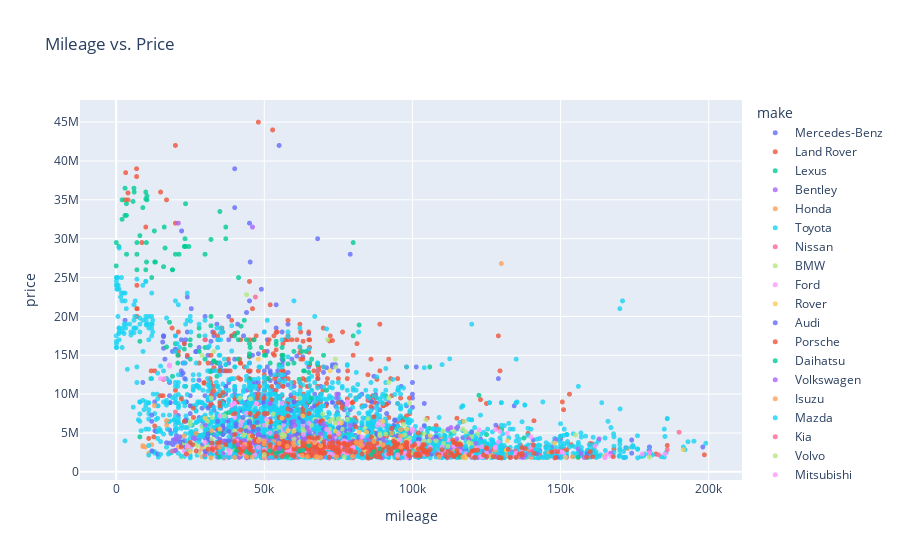

The notebook cell this image was saved under:
### Markdown cell above
##### 3. Price vs. mileage scatter plot

### Code cell
df = pd.read_sql_query("SELECT * FROM listings WHERE mileage < 200000;", DATABASE_URL)
print('Correlation: ', df.mileage.corr(df.price))

fig = px.scatter(df, 
                 x='mileage', 
                 y='price', 
                 color='make', 
                 opacity=0.8, 
                 hover_data=['model'], 
                 title='Mileage vs. Price')
fig.update_traces(marker_size=5)
fig.show()

### Figure 1 — Plotly figure (JSON) as saved in the notebook; plotly's stock layout.template omitted (floating-point values rounded to 4 significant figures; data arrays with more than 128 entries replaced by an {"elided": "..."} marker saying what was removed)
{"data": [{"customdata": {"elided": "674x1 str values"}, "hovertemplate": "make=Mercedes-Benz<br>mileage=%{x}<br>price=%{y}<br>model=%{customdata[0]}<extra></extra>", "legendgroup": "Mercedes-Benz", "marker": {"color": "#636efa", "opacity": 0.8, "size": 5, "symbol": "circle"}, "mode": "markers", "name": "Mercedes-Benz", "showlegend": true, "type": "scattergl", "x": {"elided": "674 int values"}, "xaxis": "x", "y": {"elided": "674 int values"}, "yaxis": "y"}, {"customdata": {"elided": "325x1 str values"}, "hovertemplate": "make=Land Rover<br>mileage=%{x}<br>price=%{y}<br>model=%{customdata[0]}<extra></extra>", "legendgroup": "Land Rover", "marker": {"color": "#EF553B", "opacity": 0.8, "size": 5, "symbol": "circle"}, "mode": "markers", "name": "Land Rover", "showlegend": true, "type": "scattergl", "x": {"elided": "325 int values"}, "xaxis": "x", "y": {"elided": "325 int values"}, "yaxis": "y"}, {"customdata": {"elided": "244x1 str values"}, "hovertemplate": "make=Lexus<br>mileage=%{x}<br>price=%{y}<br>model=%{customdata[0]}<extra></extra>", "legendgroup": "Lexus", "marker": {"color": "#00cc96", "opacity": 0.8, "size": 5, "symbol": "circle"}, "mode": "markers", "name": "Lexus", "showlegend": true, "type": "scattergl", "x": {"elided": "244 int values"}, "xaxis": "x", "y": {"elided": "244 int values"}, "yaxis": "y"}, {"customdata": [["Bentayga"], ["Bentayga"]], "hovertemplate": "make=Bentley<br>mileage=%{x}<br>price=%{y}<br>model=%{customdata[0]}<extra></extra>", "legendgroup": "Bentley", "marker": {"color": "#ab63fa", "opacity": 0.8, "size": 5, "symbol": "circle"}, "mode": "markers", "name": "Bentley", "showlegend": true, "type": "scattergl", "x": [21000, 46000], "xaxis": "x", "y": [32000000, 31500000], "yaxis": "y"}, {"customdata": {"elided": "164x1 str values"}, "hovertemplate": "make=Honda<br>mileage=%{x}<br>price=%{y}<br>model=%{customdata[0]}<extra></extra>", "legendgroup": "Honda", "marker": {"color": "#FFA15A", "opacity": 0.8, "size": 5, "symbol": "circle"}, "mode": "markers", "name": "Honda", "showlegend": true, "type": "scattergl", "x": {"elided": "164 int values"}, "xaxis": "x", "y": {"elided": "164 int values"}, "yaxis": "y"}, {"customdata": {"elided": "2187x1 str values"}, "hovertemplate": "make=Toyota<br>mileage=%{x}<br>price=%{y}<br>model=%{customdata[0]}<extra></extra>", "legendgroup": "Toyota", "marker": {"color": "#19d3f3", "opacity": 0.8, "size": 5, "symbol": "circle"}, "mode": "markers", "name": "Toyota", "showlegend": true, "type": "scattergl", "x": {"elided": "2187 int values"}, "xaxis": "x", "y": {"elided": "2187 int values"}, "yaxis": "y"}, {"customdata": {"elided": "141x1 str values"}, "hovertemplate": "make=Nissan<br>mileage=%{x}<br>price=%{y}<br>model=%{customdata[0]}<extra></extra>", "legendgroup": "Nissan", "marker": {"color": "#FF6692", "opacity": 0.8, "size": 5, "symbol": "circle"}, "mode": "markers", "name": "Nissan", "showlegend": true, "type": "scattergl", "x": {"elided": "141 int values"}, "xaxis": "x", "y": {"elided": "141 int values"}, "yaxis": "y"}, {"customdata": {"elided": "194x1 str values"}, "hovertemplate": "make=BMW<br>mileage=%{x}<br>price=%{y}<br>model=%{customdata[0]}<extra></extra>", "legendgroup": "BMW", "marker": {"color": "#B6E880", "opacity": 0.8, "size": 5, "symbol": "circle"}, "mode": "markers", "name": "BMW", "showlegend": true, "type": "scattergl", "x": {"elided": "194 int values"}, "xaxis": "x", "y": {"elided": "194 int values"}, "yaxis": "y"}, {"customdata": [["Ranger"], ["Ranger"], ["Ranger"], ["Ranger"], ["Ranger"], ["Ranger"], ["Ranger"], ["Ranger"], ["Ranger"], ["Everest"], ["Ranger"], ["Ranger"], ["Ranger"], ["Ranger"], ["Everest"], ["Ranger"], ["Ranger"], ["Ranger"], ["Everest"], ["Ranger"], ["Ranger"], ["Ranger"], ["Ranger"], ["Ranger"], ["Ranger"], ["Ranger"], ["Everest"], ["Ranger"], ["Ranger"], ["Ranger"], ["Everest"], ["Ranger"], ["Ranger"], ["Ranger"], ["Ranger"], ["Ranger"], ["Ranger"], ["Ranger"], ["Ranger"], ["Ranger"], ["Ranger"], ["Ranger"], ["Ranger"], ["Ranger"], ["Ranger"], ["Ranger"], ["Ranger"], ["Ranger"], ["Ranger"], ["Ranger"], ["Ranger"], ["Ranger"], ["Ranger"], ["Ranger"], ["Ranger"], ["Fusion"], ["Escape"], ["Ranger"], ["Ranger"], ["Ranger"], ["Ranger"], ["Ranger"], ["Ranger"], ["Ranger"], ["Ecosport"], ["Ranger"], ["Ranger"], ["Kuga"], ["Ranger"], ["Ranger"]], "hovertemplate": "make=Ford<br>mileage=%{x}<br>price=%{y}<br>model=%{customdata[0]}<extra></extra>", "legendgroup": "Ford", "marker": {"color": "#FF97FF", "opacity": 0.8, "size": 5, "symbol": "circle"}, "mode": "markers", "name": "Ford", "showlegend": true, "type": "scattergl", "x": [18000, 18000, 78016, 56000, 39900, 47344, 78000, 39000, 16230, 15000, 39900, 47344, 78000, 78016, 44000, 40000, 68000, 42533, 89000, 68090, 68000, 75277, 65000, 42000, 49931, 56560, 63000, 60000, 45000, 65000, 56325, 122500, 58000, 56401, 40000, 41793, 129513, 132000, 45000, 69000, 73759, 140000, 89211, 95605, 50000, 56000, 47800, 107119, 95888, 112000, 103754, 129000, 78000, 103500, 50000, 56000, 25000, 132000, 119852, 102000, 93000, 136784, 110000, 166205, 151000, 177572, 130000, 108000, 140000, 112486], "xaxis": "x", "y": [13600000, 13750000, 8999999, 8800000, 8799000, 8799000, 8700000, 8600000, 12000000, 11990000, 8799000, 8799000, 8700000, 8999999, 7550000, 7000000, 6550000, 6500000, 6500000, 6499999, 6400000, 6300000, 6300000, 6000000, 5999999, 5999999, 5999999, 5850000, 5700000, 5500000, 5500000, 5400000, 5400000, 5250000, 5250000, 5200000, 5200000, 4950000, 4800000, 4500000, 4499999, 4499999, 4450000, 4350000, 4300000, 4200000, 4200000, 4199000, 4100000, 4100000, 3900000, 3850000, 3800000, 3700000, 3400000, 3200000, 3200000, 2900000, 2900000, 2850000, 2790000, 2600000, 2600000, 2355000, 2300000, 2300000, 2200000, 2150000, 2030000, 1950000], "yaxis": "y"}, {"customdata": [["216"], ["2600"]], "hovertemplate": "make=Rover<br>mileage=%{x}<br>price=%{y}<br>model=%{customdata[0]}<extra></extra>", "legendgroup": "Rover", "marker": {"color": "#FECB52", "opacity": 0.8, "size": 5, "symbol": "circle"}, "mode": "markers", "name": "Rover", "showlegend": true, "type": "scattergl", "x": [72183, 48000], "xaxis": "x", "y": [13000000, 14500000], "yaxis": "y"}, {"customdata": {"elided": "223x1 str values"}, "hovertemplate": "make=Audi<br>mileage=%{x}<br>price=%{y}<br>model=%{customdata[0]}<extra></extra>", "legendgroup": "Audi", "marker": {"color": "#636efa", "opacity": 0.8, "size": 5, "symbol": "circle"}, "mode": "markers", "name": "Audi", "showlegend": true, "type": "scattergl", "x": {"elided": "223 int values"}, "xaxis": "x", "y": {"elided": "223 int values"}, "yaxis": "y"}, {"customdata": [["Cayenne"], ["Cayenne"], ["Cayenne"], ["Cayenne"], ["Cayenne"], ["Cayenne"], ["Cayenne"], ["Panamera E-Hybrid"], ["Cayenne"], ["Cayenne"], ["Cayenne"], ["Cayenne"], ["Cayenne"], ["Cayenne"], ["Cayenne"], ["Cayenne"], ["Cayenne"], ["Cayenne"], ["Cayenne"], ["Cayenne"], ["Cayenne"], ["Cayenne"], ["Cayenne"], ["Cayenne"], ["Cayenne"], ["Cayenne"], ["Macan"], ["Cayenne"], ["Macan"], ["Macan"], ["Cayenne"], ["Cayenne"], ["Cayenne"], ["Cayenne"], ["Cayenne"], ["Cayenne"], ["Cayenne"], ["Macan"], ["Macan"], ["Macan"], ["Macan"], ["Macan"], ["Macan"], ["Macan"], ["Macan"], ["Cayenne"], ["Macan"], ["Macan"], ["Macan"], ["Cayenne"], ["Cayenne"]], "hovertemplate": "make=Porsche<br>mileage=%{x}<br>price=%{y}<br>model=%{customdata[0]}<extra></extra>", "legendgroup": "Porsche", "marker": {"color": "#EF553B", "opacity": 0.8, "size": 5, "symbol": "circle"}, "mode": "markers", "name": "Porsche", "showlegend": true, "type": "scattergl", "x": [92000, 35000, 52520, 36000, 15827, 52543, 79668, 71312, 56315, 48000, 15000, 35000, 47632, 22000, 79668, 35000, 76290, 35000, 75000, 76190, 63000, 45231, 40000, 51000, 65000, 50000, 63000, 47896, 63200, 58000, 47000, 87000, 26102, 55000, 56300, 25982, 58000, 69617, 96652, 52000, 23000, 52167, 69000, 80931, 46352, 93000, 42000, 102000, 56000, 42000, 129000], "xaxis": "x", "y": [14500000, 13000000, 11000000, 10200000, 9800000, 9300000, 8900000, 12000000, 11000000, 9999999, 9800000, 9800000, 9500000, 9400000, 8900000, 8900000, 8500000, 8500000, 8900000, 8200000, 8000000, 7500000, 7500000, 7500000, 7500000, 7500000, 7500000, 7500000, 7300000, 7200000, 7150000, 7099999, 7000000, 6999999, 6900000, 8200000, 8100000, 6600000, 6500000, 6500000, 6500000, 6400000, 6400000, 5800000, 5800000, 5600000, 5400007, 5000000, 4350000, 3800000, 1850000], "yaxis": "y"}, {"customdata": [["Cast"]], "hovertemplate": "make=Daihatsu<br>mileage=%{x}<br>price=%{y}<br>model=%{customdata[0]}<extra></extra>", "legendgroup": "Daihatsu", "marker": {"color": "#00cc96", "opacity": 0.8, "size": 5, "symbol": "circle"}, "mode": "markers", "name": "Daihatsu", "showlegend": true, "type": "scattergl", "x": [65821], "xaxis": "x", "y": [9500000], "yaxis": "y"}, {"customdata": {"elided": "200x1 str values"}, "hovertemplate": "make=Volkswagen<br>mileage=%{x}<br>price=%{y}<br>model=%{customdata[0]}<extra></extra>", "legendgroup": "Volkswagen", "marker": {"color": "#ab63fa", "opacity": 0.8, "size": 5, "symbol": "circle"}, "mode": "markers", "name": "Volkswagen", "showlegend": true, "type": "scattergl", "x": {"elided": "200 int values"}, "xaxis": "x", "y": {"elided": "200 int values"}, "yaxis": "y"}, {"customdata": [["D-MAX"], ["D-MAX"], ["D-MAX"], ["D-MAX"], ["MU-X"], ["D-MAX"], ["D-MAX"], ["D-MAX"], ["D-MAX"], ["MU-X"], ["D-MAX"], ["D-MAX"], ["D-MAX"], ["D-MAX"], ["D-MAX"], ["D-MAX"], ["D-MAX"], ["D-MAX"], ["D-MAX"], ["D-MAX"], ["D-MAX"], ["D-MAX"], ["D-MAX"], ["D-MAX"], ["D-MAX"], ["D-MAX"], ["D-MAX"], ["D-MAX"], ["D-MAX"], ["D-MAX"], ["D-MAX"], ["D-MAX"], ["D-MAX"], ["D-MAX"], ["D-MAX"], ["D-MAX"], ["D-MAX"], ["D-MAX"], ["D-MAX"], ["D-MAX"], ["D-MAX"], ["D-MAX"], ["D-MAX"], ["D-MAX"], ["D-MAX"], ["D-MAX"]], "hovertemplate": "make=Isuzu<br>mileage=%{x}<br>price=%{y}<br>model=%{customdata[0]}<extra></extra>", "legendgroup": "Isuzu", "marker": {"color": "#FFA15A", "opacity": 0.8, "size": 5, "symbol": "circle"}, "mode": "markers", "name": "Isuzu", "showlegend": true, "type": "scattergl", "x": [12900, 17000, 17050, 96000, 32323, 93000, 27000, 75082, 72000, 23000, 96000, 53049, 114000, 140000, 9000, 107625, 85742, 9000, 24000, 9800, 98123, 139000, 121000, 89850, 83515, 89000, 111000, 128000, 89000, 68000, 43207, 60000, 146000, 77309, 112000, 42000, 112309, 96088, 126950, 132000, 123808, 135370, 130000, 154000, 145287, 140000], "xaxis": "x", "y": [8530000, 6600000, 5999999, 5449999, 5300000, 4950000, 4950000, 4800000, 4800000, 4600000, 4599990, 3900000, 3850000, 3500000, 3370000, 3200000, 3200000, 3249000, 3150000, 3200000, 2980000, 2980000, 2980000, 2900000, 2900000, 2900000, 2790000, 2780000, 2700000, 2600000, 2550000, 2450000, 2450000, 2419000, 2380000, 2290000, 2199000, 2190000, 2150000, 2150000, 1999000, 1980000, 1950000, 1950000, 1850000, 1850000], "yaxis": "y"}, {"customdata": {"elided": "432x1 str values"}, "hovertemplate": "make=Mazda<br>mileage=%{x}<br>price=%{y}<br>model=%{customdata[0]}<extra></extra>", "legendgroup": "Mazda", "marker": {"color": "#19d3f3", "opacity": 0.8, "size": 5, "symbol": "circle"}, "mode": "markers", "name": "Mazda", "showlegend": true, "type": "scattergl", "x": {"elided": "432 int values"}, "xaxis": "x", "y": {"elided": "432 int values"}, "yaxis": "y"}, {"customdata": [["Sorento"]], "hovertemplate": "make=Kia<br>mileage=%{x}<br>price=%{y}<br>model=%{customdata[0]}<extra></extra>", "legendgroup": "Kia", "marker": {"color": "#FF6692", "opacity": 0.8, "size": 5, "symbol": "circle"}, "mode": "markers", "name": "Kia", "showlegend": true, "type": "scattergl", "x": [20000], "xaxis": "x", "y": [7699000], "yaxis": "y"}, {"customdata": [["XC90"], ["XC90"], ["XC90"], ["XC90"], ["XC60"], ["XC90"], ["XC60"], ["XC60"], ["XC60"], ["XC60"], ["XC60"], ["XC60"], ["XC60"], ["XC60"], ["XC60"], ["XC60"], ["XC40"], ["XC60"], ["XC60"], ["XC60"], ["V60"], ["XC60"], ["XC60"], ["XC60"], ["XC60"], ["XC60"], ["XC60"], ["XC60"], ["XC40"], ["XC40"], ["XC60"], ["XC60"], ["XC40"], ["XC40"], ["XC60"], ["XC60"], ["XC60"], ["XC60"], ["S80"], ["V60"], ["V40"], ["V40"], ["V40"], ["V40"], ["V60"], ["V40"], ["V70"], ["V40"], ["S80"], ["V40"], ["V40"], ["V40"], ["V40"]], "hovertemplate": "make=Volvo<br>mileage=%{x}<br>price=%{y}<br>model=%{customdata[0]}<extra></extra>", "legendgroup": "Volvo", "marker": {"color": "#B6E880", "opacity": 0.8, "size": 5, "symbol": "circle"}, "mode": "markers", "name": "Volvo", "showlegend": true, "type": "scattergl", "x": [53000, 75000, 51000, 97000, 63000, 76300, 40000, 63245, 114000, 118000, 89000, 56000, 56897, 89000, 45632, 56000, 87000, 99000, 69000, 48220, 60000, 45000, 105700, 108000, 104000, 65708, 68000, 62000, 116000, 119000, 89000, 101896, 114000, 110484, 98000, 89647, 80000, 112000, 56321, 70000, 87000, 100000, 65000, 98562, 65096, 63000, 67000, 50000, 118000, 77000, 58000, 180000, 67000], "xaxis": "x", "y": [7450000, 6850000, 6550000, 6099999, 5500000, 5495000, 5300000, 5200000, 5200000, 5150000, 4890000, 4800000, 4700000, 4650000, 4600000, 4450000, 4350000, 4295000, 4200000, 4200000, 4200000, 4200000, 4000000, 4000000, 3950000, 3950000, 3900000, 3850000, 3790000, 3785000, 3750000, 3700000, 3650000, 3650000, 3550000, 3500000, 3500000, 3299999, 2900000, 2700000, 2600000, 2400000, 2300000, 2200000, 2050000, 2049999, 2000000, 1990000, 1900000, 1900000, 1900000, 1899999, 1890000], "yaxis": "y"}, {"customdata": {"elided": "191x1 str values"}, "hovertemplate": "make=Mitsubishi<br>mileage=%{x}<br>price=%{y}<br>model=%{customdata[0]}<extra></extra>", "legendgroup": "Mitsubishi", "marker": {"color": "#FF97FF", "opacity": 0.8, "size": 5, "symbol": "circle"}, "mode": "markers", "name": "Mitsubishi", "showlegend": true, "type": "scattergl", "x": {"elided": "191 int values"}, "xaxis": "x", "y": {"elided": "191 int values"}, "yaxis": "y"}, {"customdata": [["Wrangler"], ["Wrangler"], ["Wrangler"], ["Wrangler"], ["Wrangler"], ["Wrangler"], ["Cherokee"], ["Cherokee"], ["Wrangler"], ["Grand Cherokee"], ["Grand Cherokee"], ["Grand Cherokee"], ["Wrangler"], ["Cherokee"], ["Cherokee"], ["Grand Cherokee"], ["Grand Cherokee"], ["Wrangler"], ["Compass"], ["Compass"], ["Grand Cherokee"], ["Compass"], ["Cherokee"], ["Cherokee"], ["Cherokee"], ["Cherokee"], ["Renegade"], ["Renegade"], ["Compass"], ["Cherokee"], ["Renegade"], ["Renegade"]], "hovertemplate": "make=Jeep<br>mileage=%{x}<br>price=%{y}<br>model=%{customdata[0]}<extra></extra>", "legendgroup": "Jeep", "marker": {"color": "#FECB52", "opacity": 0.8, "size": 5, "symbol": "circle"}, "mode": "markers", "name": "Jeep", "showlegend": true, "type": "scattergl", "x": [63000, 56000, 30000, 90000, 76000, 35000, 98000, 58000, 60000, 74000, 84523, 82000, 45000, 106000, 93724, 98000, 132000, 148000, 62966, 52000, 72000, 62966, 65000, 101000, 102000, 191380, 131728, 131731, 25000, 84165, 117660, 117660], "xaxis": "x", "y": [7200000, 6900000, 6900000, 6500000, 6300000, 5500000, 5500000, 5300000, 5250000, 5250000, 5100000, 5100000, 4650000, 4650000, 4200000, 4050000, 4000000, 3700000, 3400000, 3200000, 3200000, 3200000, 3100000, 3200000, 2890000, 2850000, 2800000, 2800000, 2600000, 2550000, 1990000, 1800000], "yaxis": "y"}, {"customdata": [["Giulia"], ["Giulia"]], "hovertemplate": "make=Alfa Romeo<br>mileage=%{x}<br>price=%{y}<br>model=%{customdata[0]}<extra></extra>", "legendgroup": "Alfa Romeo", "marker": {"color": "#636efa", "opacity": 0.8, "size": 5, "symbol": "circle"}, "mode": "markers", "name": "Alfa Romeo", "showlegend": true, "type": "scattergl", "x": [75000, 80000], "xaxis": "x", "y": [5700000, 3850000], "yaxis": "y"}, {"customdata": {"elided": "326x1 str values"}, "hovertemplate": "make=Subaru<br>mileage=%{x}<br>price=%{y}<br>model=%{customdata[0]}<extra></extra>", "legendgroup": "Subaru", "marker": {"color": "#EF553B", "opacity": 0.8, "size": 5, "symbol": "circle"}, "mode": "markers", "name": "Subaru", "showlegend": true, "type": "scattergl", "x": {"elided": "326 int values"}, "xaxis": "x", "y": {"elided": "326 int values"}, "yaxis": "y"}, {"customdata": [["Grand Vitara"], ["Jimny"], ["Sierra"], ["Jimny"], ["Escudo"], ["Escudo"], ["Escudo"], ["Jimny"], ["Escudo"], ["Escudo"], ["Escudo"], ["Jimny"], ["Jimny"], ["Escudo"], ["SC"], ["Escudo"], ["Escudo"], ["Jimny"], ["Swift"], ["Escudo"], ["Escudo"]], "hovertemplate": "make=Suzuki<br>mileage=%{x}<br>price=%{y}<br>model=%{customdata[0]}<extra></extra>", "legendgroup": "Suzuki", "marker": {"color": "#00cc96", "opacity": 0.8, "size": 5, "symbol": "circle"}, "mode": "markers", "name": "Suzuki", "showlegend": true, "type": "scattergl", "x": [8000, 65000, 40000, 89000, 63000, 40575, 56000, 61800, 52000, 95000, 55000, 87000, 44000, 54000, 95000, 86000, 45128, 57670, 34852, 116000, 155887], "xaxis": "x", "y": [4500000, 3380000, 3300000, 2950000, 2800000, 2720000, 2700000, 2700000, 2700000, 2650000, 2600000, 2600000, 2490000, 2400000, 2310000, 2200000, 2200000, 1950000, 1900000, 1890000, 1880000], "yaxis": "y"}, {"customdata": [["XE"], ["XF"], ["XF"], ["XE"], ["XE"]], "hovertemplate": "make=Jaguar<br>mileage=%{x}<br>price=%{y}<br>model=%{customdata[0]}<extra></extra>", "legendgroup": "Jaguar", "marker": {"color": "#ab63fa", "opacity": 0.8, "size": 5, "symbol": "circle"}, "mode": "markers", "name": "Jaguar", "showlegend": true, "type": "scattergl", "x": [26000, 63528, 83500, 41000, 55000], "xaxis": "x", "y": [4350000, 4200000, 3550000, 3500000, 3000000], "yaxis": "y"}, {"customdata": [["3008"], ["3008"], ["3008"], ["5008"], ["5008"], ["3008"], ["3008"], ["508"], ["5008"], ["3008"], ["3008"], ["3008"], ["3008"], ["3008"], ["5008"], ["3008"], ["3008"], ["3008"], ["508"], ["3008"], ["3008"], ["2008"], ["2008"], ["308"], ["2008"], ["3008"], ["3008"], ["308"], ["2008"], ["2008"], ["308"], ["2008"], ["308"], ["308"], ["2008"], ["2008"]], "hovertemplate": "make=Peugeot<br>mileage=%{x}<br>price=%{y}<br>model=%{customdata[0]}<extra></extra>", "legendgroup": "Peugeot", "marker": {"color": "#FFA15A", "opacity": 0.8, "size": 5, "symbol": "circle"}, "mode": "markers", "name": "Peugeot", "showlegend": true, "type": "scattergl", "x": [48000, 50000, 65000, 87000, 82532, 81000, 59800, 67000, 55000, 50000, 43434, 90000, 12000, 90000, 81942, 60000, 83000, 69000, 57738, 96128, 35000, 62809, 79775, 44000, 109000, 67564, 64584, 74321, 95000, 68000, 45922, 117000, 40000, 69000, 32000, 50000], "xaxis": "x", "y": [4000000, 3999000, 3900000, 3899999, 3885000, 3800000, 3750000, 3750000, 3700000, 3600000, 3550000, 3500000, 3499999, 3450000, 3450000, 3450000, 3399999, 3349000, 3300000, 3180000, 3200000, 2100000, 2000000, 1950000, 1950000, 1950000, 1950000, 1950000, 1950000, 1900000, 1900000, 1890000, 1850000, 1850000, 1800000, 1800000], "yaxis": "y"}, {"customdata": [["Creta"], ["H1"]], "hovertemplate": "make=Hyundai<br>mileage=%{x}<br>price=%{y}<br>model=%{customdata[0]}<extra></extra>", "legendgroup": "Hyundai", "marker": {"color": "#19d3f3", "opacity": 0.8, "size": 5, "symbol": "circle"}, "mode": "markers", "name": "Hyundai", "showlegend": true, "type": "scattergl", "x": [11000, 35000], "xaxis": "x", "y": [3390000, 2499000], "yaxis": "y"}, {"customdata": [["Countryman"]], "hovertemplate": "make=Mini<br>mileage=%{x}<br>price=%{y}<br>model=%{customdata[0]}<extra></extra>", "legendgroup": "Mini", "marker": {"color": "#FF6692", "opacity": 0.8, "size": 5, "symbol": "circle"}, "mode": "markers", "name": "Mini", "showlegend": true, "type": "scattergl", "x": [43000], "xaxis": "x", "y": [3200000], "yaxis": "y"}, {"customdata": [["Q50"]], "hovertemplate": "make=Infiniti<br>mileage=%{x}<br>price=%{y}<br>model=%{customdata[0]}<extra></extra>", "legendgroup": "Infiniti", "marker": {"color": "#B6E880", "opacity": 0.8, "size": 5, "symbol": "circle"}, "mode": "markers", "name": "Infiniti", "showlegend": true, "type": "scattergl", "x": [50000], "xaxis": "x", "y": [2230000], "yaxis": "y"}, {"customdata": [["Duster"]], "hovertemplate": "make=Renault<br>mileage=%{x}<br>price=%{y}<br>model=%{customdata[0]}<extra></extra>", "legendgroup": "Renault", "marker": {"color": "#FF97FF", "opacity": 0.8, "size": 5, "symbol": "circle"}, "mode": "markers", "name": "Renault", "showlegend": true, "type": "scattergl", "x": [95000], "xaxis": "x", "y": [2199000], "yaxis": "y"}], "layout": {"legend": {"title": {"text": "make"}, "tracegroupgap": 0}, "title": {"text": "Mileage vs. Price"}, "xaxis": {"anchor": "y", "domain": [0, 1], "title": {"text": "mileage"}}, "yaxis": {"anchor": "x", "domain": [0, 1], "title": {"text": "price"}}}}
